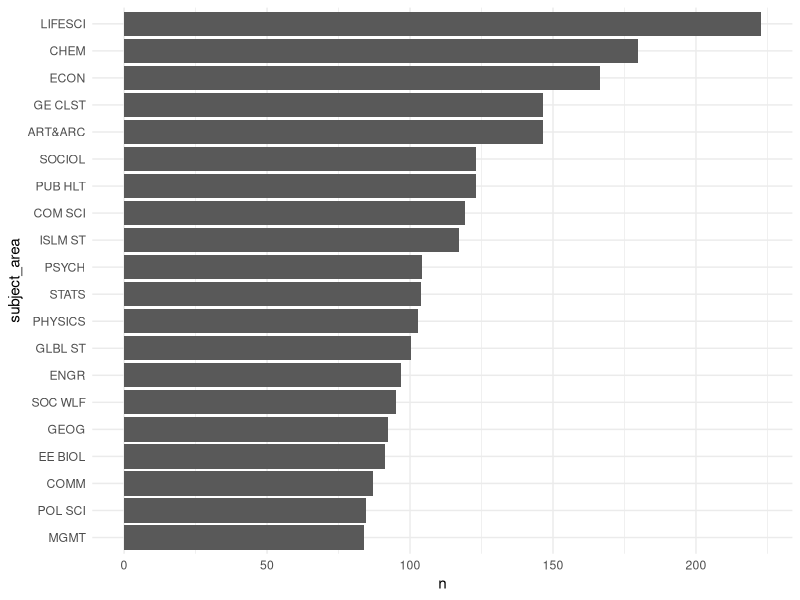
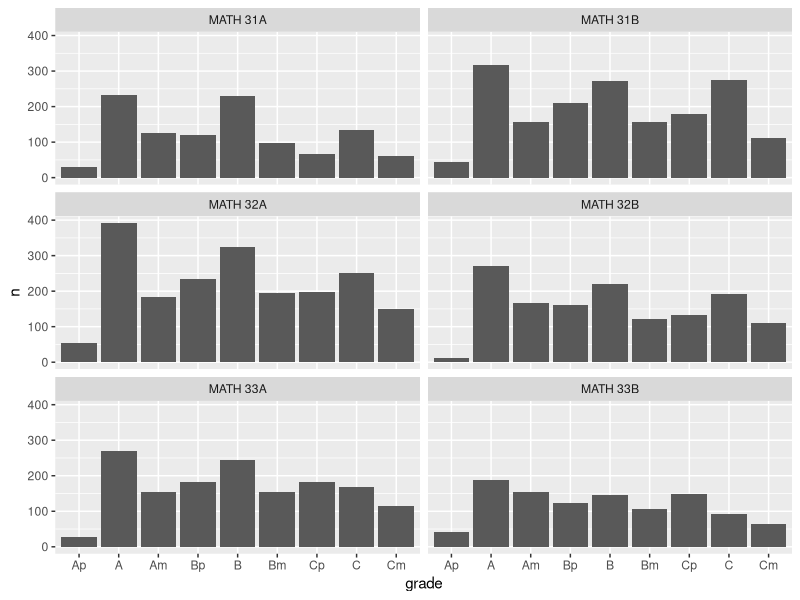

Here is the R script that generated these plots, in order: (Note: this script raises an error after producing the figures.)
## ---- chunk 1
# install.packages("tidyverse")
library(tidyverse)
## ---- chunk 2
grades_2017 <- read_csv("grades_2017.csv")
names(grades_2017)
## ---- chunk 3
grades_2017 <- grades_2017 %>%
  mutate(total_students = rowSums(grades_2017[, 7:21]))
## ---- chunk 4

grades_2017 <- grades_2017 %>% 
  separate(name, c("subject_area", NA), 
           sep = "(M|C|CM|)[0-9]", remove = FALSE)
# the regex says "(M or C or CM or <nothing>) and [any digit (from 0-9, so any digit)]"

## ---- chunk 5

grades_2017 %>% filter(subject_area == name)
# only one class fails to meet numbering conventions; let's take it out
grades_2017 <- grades_2017 %>% filter(subject_area != name) 
# this command allows us to keep all the other rows.

grades_2017$subject_area <- trimws(grades_2017$subject_area)
# handy base function to trim white space

## ---- chunk 6

largest_classes_subj <- grades_2017 %>% 
  group_by(subject_area) %>% 
  summarise(n = mean(total_students)) %>% 
  # gives us the sum of class enrollments 
  # grouped by subject area. 
  # replacing 'sum' with 'mean' within summarise 
  # gives mean enrollments by subject area
  arrange(desc(n)) %>%
  # arrange in descending order of n
  top_n(20)
  # select top 20 for further analysis

largest_classes_subj
## ---- chunk 7
largest_classes_subj %>%
  # DATASET
  ggplot(aes(x = subject_area, y = n)) +
  # ggplot() + AESTHETIC MAPPING (only axes in this case)
  geom_bar(stat = "identity") + 
  # LAYER (barplot)
  # stat = 'identity' tells ggplot not to summarize data.
  scale_x_discrete(limits = 
                     rev(largest_classes_subj$subject_area)) + 
  # SCALES (orders plot from least to most)
  coord_flip() +
  # COORDINATE SYSTEMS (flipping coordinates)
  theme_minimal()
  # changing the plot's look
  

## ---- chunk 8

math_lowerdivs <- which(str_detect(grades_2017$name, "MATH 3[123][AB]"))
# use str_detect() to detect the presence of the regex in a row
# wrap the which function around it to get the indices of those rows
# the regex says "MATH 3[either 1, 2 or 3][either A or B]"
math_lowerdivs <- grades_2017[math_lowerdivs, ]
# select only those rows
math_lowerdivs$name <- str_sub(math_lowerdivs$name, start = 1, end = 8) 
# use str_sub() to obtain substrings to omit whether a class is honors
math_lowerdivs <- math_lowerdivs %>% 
  gather("grade", "num_students",
         grade_Ap:grade_Cm)
# use tidyr's gather to make the wide data long
math_lowerdivs <- math_lowerdivs %>% 
  group_by(name, grade) %>% 
  summarise(n = sum(num_students))
# group by both name and grade to find 
# the number of students per grade per class

math_lowerdivs$grade <- str_sub(math_lowerdivs$grade, start = 7)
# omit "grade_" from each grade level to just get A, Ap, Am, etc.

math_lowerdivs %>% 
  ggplot(aes(x = grade, y = n)) +
  # ggplot() + AESTHETIC MAPPING (only axes)
  geom_bar(stat = "identity") +
  # LAYER (barplot)
  # stat = 'identity' tells ggplot not to summarize data.
  scale_x_discrete(limits = 
    c("Ap", "A", "Am", "Bp", "B", "Bm", "Cp", "C", "Cm")) +
  # SCALES (orders plot as desired)
  facet_wrap(~name, nrow = 3)
  # FACET (splits plot based on a variable)
## ---- chunk 9
cereal <- read_csv("cereal.csv")
cereal$mfr %>% unique()
# these variables are pretty meaningless the way they're named.
# let's use str_replace_all() to rename.

# there are some -1s; not a valid value and will mess with calculations
# replace them with NA, using dplyr's na_if()
cereal <- na_if(cereal, -1)

cereal$mfr <- str_replace_all(cereal$mfr, "G", "General Mills")
cereal$mfr <- str_replace_all(cereal$mfr, "K", "Kelloggs")
cereal$mfr <- str_replace_all(cereal$mfr, "N", "Nabisco")
cereal$mfr <- str_replace_all(cereal$mfr, "P", "Post")
cereal$mfr <- str_replace_all(cereal$mfr, "Q", "Quaker Oats")
cereal$mfr <- str_replace_all(cereal$mfr, "R", "Ralston Purina")
## ---- chunk 10
personal_palette <- c("#85D4E3", "#F4B5BD", "#E6A0C4", 
                      "#C6CDF7", "#D8A499", "#7294D4")
# colors taken from the wesanderson R color palette package

cereal %>% 
  ggplot(aes(x = mfr, y = calories, fill = mfr)) +
  geom_boxplot() +
  scale_fill_manual(values = personal_palette) +
  coord_flip() +
  theme_minimal() +
  ggtitle("Calorie content (per ounce) by manufacturer")
  # ggtitle allows you title and subtitle graphs

## ---- chunk 11
cereal %>% ggplot(aes(x = fiber, fill = mfr, color = I("black"))) + geom_histogram(bins = 10) +
  scale_fill_manual(values = personal_palette) + theme_minimal() + 
  ggtitle("Distribution of fiber across manufacturers") # don't worry about I("black")

